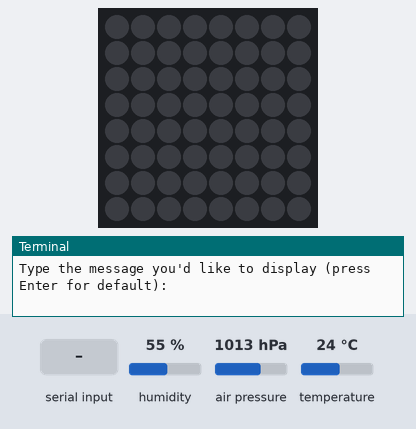
The program below on a simulated Raspberry Pi (BCM pin numbers) with a Sense HAT. Shown: the Sense HAT's 8×8 RGB LED matrix, the last lines printed to the terminal. Inputs (shaded band) come from the test bench; at power-on: humidity 55 %, air pressure 1013 hPa, temperature 24 °C. Dim RGB values are drawn brighter than linear; the clock reads 2024-03-15 10:24:30 at power-on unless the program sets it; random numbers come from a fixed seed; the 64×8 strip is a reading aid, not a part: it shows the text the matrix is scrolling, unrolled, one strip-width of it at a time.

Above: at 1.2 s.
1.3 s: "1" typed at the terminal, then Enter
At 4.5 s:
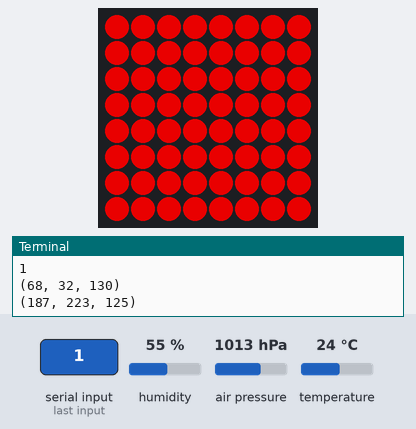
At 9.6 s:
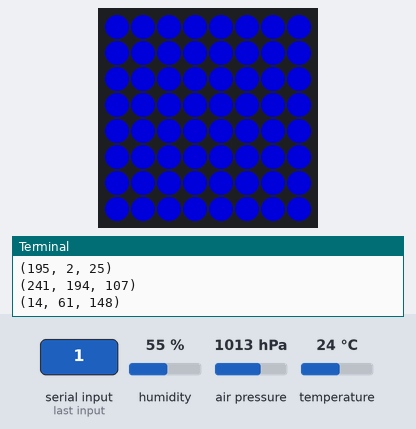

The program:

sense_hat_time.py
```python
from sense_hat import SenseHat
import time
from random import randint

sense = SenseHat()

color = (randint(0,255), randint(0,255), randint(0,255))
background = (255 - color[0], 255 - color[1], 255 - color[2])
new_color = color
new_background = background
rotation = 0

def transition_background(new_background, background):
    iterations = 100
    r_diff = (new_background[0] - background[0]) // iterations
    g_diff = (new_background[1] - background[1]) // iterations
    b_diff = (new_background[2] - background[2]) // iterations
    color = background
    for _ in range(iterations):
        color = (
                abs(color[0] + r_diff),
                abs(color[1] + g_diff),
                abs(color[2] + b_diff)
                )
        sense.clear(color)
        time.sleep(.025)

message = ''
request = input('Type the message you\'d like to display (press Enter for default): ')

while True:
    color = new_color
    background = new_background
    print(color)
    print(background)
    current_time = time.asctime()
    pressure = round(sense.get_pressure(),1)
    temp = round(sense.get_temperature(),1)
    humidity = round(sense.get_humidity(),1)
    if (request):
        message = request
    else:
        message = current_time + '  Temp: ' + str(temp) + 'C  Humidity: ' + str(humidity) + '%  Pressure: ' + str(pressure) + 'mB'
    sense.show_message(message, text_colour=color, back_colour=background, scroll_speed=0.066)
    new_color = (randint(0,255), randint(0,255), randint(0,255))
    new_background = (255 - new_color[0], 255 - new_color[1], 255 - new_color[2])
    transition_background(new_background, background)
    '''
    if rotation < 270:
        rotation += 90
    else:
        rotation = 0
    sense.set_rotation(rotation)
    '''
```

Measured:
- after the input at 1.3 s, the LEDs: first change at once (image 1 shows a later state)
